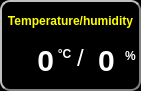
        <widget class="QWidget" name="rad_widget_3" native="true">
         <property name="geometry">
          <rect>
           <x>5</x>
           <y>0</y>
           <width>141</width>
           <height>91</height>
          </rect>
         </property>
         <property name="styleSheet">
          <string notr="true">QWidget
{
	border-color: gray;
	border-style: outset;
    border-width: 2px;
    border-radius: 10px;
    background-color: black;
    font: bold 14px;
    padding: 6px;
}</string>
         </property>
         <widget class="QLabel" name="label_7">
          <property name="geometry">
           <rect>
            <x>-5</x>
            <y>5</y>
            <width>151</width>
            <height>31</height>
           </rect>
          </property>
          <property name="styleSheet">
           <string notr="true">QLabel
{
	border-style: none;
    border-width: 2px;
    border-radius: 10px;
    background-color: none;
    font: bold 12px;
    padding: 6px;
    color: yellow;
}</string>
          </property>
          <property name="text">
           <string>Temperature/humidity</string>
          </property>
          <property name="alignment">
           <set>Qt::AlignmentFlag::AlignCenter</set>
          </property>
         </widget>
         <widget class="QLabel" name="temp_label">
          <property name="geometry">
           <rect>
            <x>7</x>
            <y>40</y>
            <width>61</width>
            <height>40</height>
           </rect>
          </property>
          <property name="font">
           <font>
            <pointsize>-1</pointsize>
            <italic>false</italic>
            <bold>true</bold>
           </font>
          </property>
          <property name="styleSheet">
           <string notr="true">QLabel
{
	border-style: none;
    border-width: 2px;
    border-radius: 10px;
    background-color: none;
    font: bold 30px;
    padding: 6px;
	color: white;
}</string>
          </property>
          <property name="text">
           <string>0</string>
          </property>
          <property name="alignment">
           <set>Qt::AlignmentFlag::AlignRight|Qt::AlignmentFlag::AlignTrailing|Qt::AlignmentFlag::AlignVCenter</set>
          </property>
         </widget>
         <widget class="QLabel" name="label_8">
          <property name="geometry">
           <rect>
            <x>44</x>
            <y>38</y>
            <width>41</width>
            <height>31</height>
           </rect>
          </property>
          <property name="font">
           <font>
            <pointsize>-1</pointsize>
            <italic>false</italic>
            <bold>true</bold>
           </font>
          </property>
          <property name="styleSheet">
           <string notr="true">QLabel
{
	border-style: none;
    border-width: 2px;
    border-radius: 10px;
    background-color: none;
    font: bold 12px;
    padding: 6px;
	color: white;
}</string>
          </property>
          <property name="text">
           <string>°C</string>
          </property>
          <property name="alignment">
           <set>Qt::AlignmentFlag::AlignCenter</set>
          </property>
         </widget>
         <widget class="QLabel" name="label_9">
          <property name="geometry">
           <rect>
            <x>60</x>
            <y>37</y>
            <width>41</width>
            <height>41</height>
           </rect>
          </property>
          <property name="font">
           <font>
            <pointsize>-1</pointsize>
            <italic>false</italic>
            <bold>false</bold>
           </font>
          </property>
          <property name="styleSheet">
           <string notr="true">QLabel
{
	border-style: none;
    border-width: 2px;
    border-radius: 10px;
    background-color: none;
    font:  24px;
    padding: 6px;
	color: white;
}</string>
          </property>
          <property name="text">
           <string>/</string>
          </property>
          <property name="alignment">
           <set>Qt::AlignmentFlag::AlignCenter</set>
          </property>
         </widget>
         <widget class="QLabel" name="hum_label">
          <property name="geometry">
           <rect>
            <x>81</x>
            <y>40</y>
            <width>51</width>
            <height>41</height>
           </rect>
          </property>
          <property name="font">
           <font>
            <pointsize>-1</pointsize>
            <italic>false</italic>
            <bold>true</bold>
           </font>
          </property>
          <property name="styleSheet">
           <string notr="true">QLabel
{
	border-style: none;
    border-width: 2px;
    border-radius: 10px;
    background-color: none;
    font: bold 30px;
    padding: 6px;
	color: white;
}</string>
          </property>
          <property name="text">
           <string>0</string>
          </property>
          <property name="alignment">
           <set>Qt::AlignmentFlag::AlignCenter</set>
          </property>
         </widget>
         <widget class="QLabel" name="label_11">
          <property name="geometry">
           <rect>
            <x>110</x>
            <y>40</y>
            <width>41</width>
            <height>31</height>
           </rect>
          </property>
          <property name="font">
           <font>
            <pointsize>-1</pointsize>
            <italic>false</italic>
            <bold>true</bold>
           </font>
          </property>
          <property name="styleSheet">
           <string notr="true">QLabel
{
	border-style: none;
    border-width: 2px;
    border-radius: 10px;
    background-color: none;
    font: bold 12px;
    padding: 6px;
	color: white;
}</string>
          </property>
          <property name="text">
           <string>%</string>
          </property>
          <property name="alignment">
           <set>Qt::AlignmentFlag::AlignCenter</set>
          </property>
         </widget>
        </widget>
